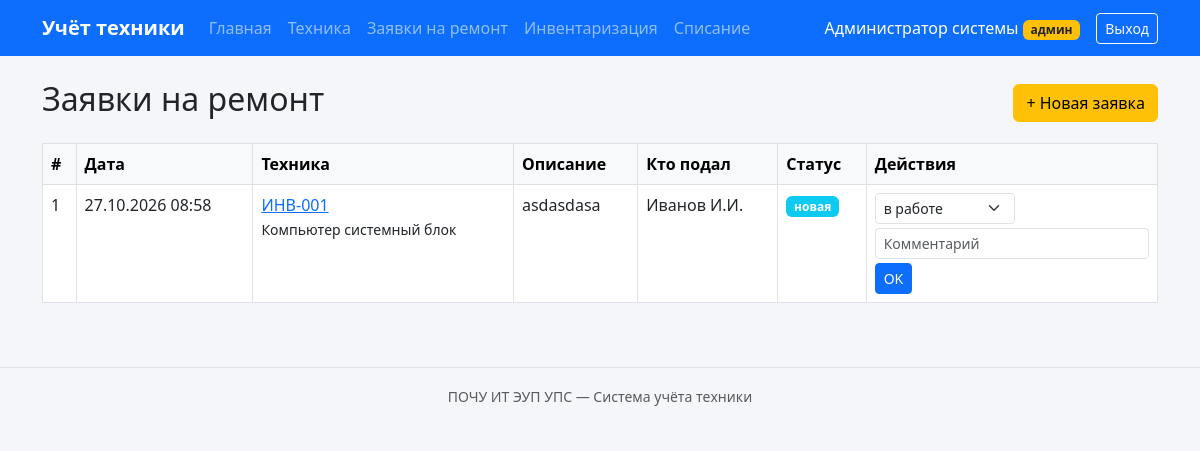
Screenshot of /repairs (signed in) with the database file from the repository.
### app.py (models this page shows, shortened)
class User(db.Model):
    id = db.Column(db.Integer, primary_key=True)
    username = db.Column(db.String(80), unique=True, nullable=False)
    password_hash = db.Column(db.String(200), nullable=False)
    role = db.Column(db.String(20), default='user')  # admin или user
    full_name = db.Column(db.String(150))
    cabinet = db.Column(db.String(50))

class RepairRequest(db.Model):
    id = db.Column(db.Integer, primary_key=True)
    equipment_id = db.Column(db.Integer, db.ForeignKey('equipment.id'), nullable=False)
    user_id = db.Column(db.Integer, db.ForeignKey('user.id'), nullable=False)
    description = db.Column(db.Text, nullable=False)
    status = db.Column(db.String(50), default='новая')  # новая, в работе, выполнена, отклонена
    created_at = db.Column(db.DateTime, default=datetime.now)
    completed_at = db.Column(db.DateTime)
    admin_comment = db.Column(db.Text)
    user = db.relationship('User', backref='repair_requests')

class Equipment(db.Model):
    id = db.Column(db.Integer, primary_key=True)
    name = db.Column(db.String(200), nullable=False)
    inv_number = db.Column(db.String(50), unique=True, nullable=False)
    category = db.Column(db.String(100))  # компьютер, принтер, и т.д.
    cabinet = db.Column(db.String(50))
    responsible = db.Column(db.String(150))
    status = db.Column(db.String(50), default='в эксплуатации')  # в эксплуатации, на ремонте, списана
    purchase_date = db.Column(db.Date)
    notes = db.Column(db.Text)
    created_at = db.Column(db.DateTime, default=datetime.now)
    repair_requests = db.relationship('RepairRequest', backref='equipment', lazy=True)

### app.py (the view)
@app.route('/repairs')
@login_required
def repairs_list():
    user = get_current_user()
    if user.role == 'admin':
        items = RepairRequest.query.order_by(RepairRequest.created_at.desc()).all()
    else:
        items = RepairRequest.query.filter_by(user_id=user.id).order_by(RepairRequest.created_at.desc()).all()
    return render_template('repairs_list.html', user=user, items=items)

### app.py (called while the page is built)
def login_required(f):
    from functools import wraps
    @wraps(f)
    def decorated(*args, **kwargs):
        if 'user_id' not in session:
            flash('Нужно войти в систему', 'warning')
            return redirect(url_for('login'))
        return f(*args, **kwargs)
    return decorated

def get_current_user():
    if 'user_id' in session:
        return User.query.get(session['user_id'])
    return None

### templates/repairs_list.html (shortened to what this page needs)
{% extends "base.html" %}
{% block content %}
<div class="d-flex justify-content-between align-items-center mb-3">
    <h2>Заявки на ремонт</h2>
    <a href="{{ url_for('repair_new') }}" class="btn btn-warning">+ Новая заявка</a>
</div>
{% if items %}
<div class="table-responsive">
    <table class="table table-hover table-bordered">
        <thead class="table-light">
            <tr>
                <th>#</th>
                <th>Дата</th>
                <th>Техника</th>
                <th>Описание</th>
                <th>Кто подал</th>
                <th>Статус</th>
                {% if user.role == 'admin' %}<th>Действия</th>{% endif %}
            </tr>
        </thead>
        <tbody>
            {% for r in items %}
            <tr>
                <td>{{ r.id }}</td>
                <td>{{ r.created_at.strftime('%d.%m.%Y %H:%M') }}</td>
                <td>
                    {% if r.equipment %}
                    <a href="{{ url_for('equipment_view', eq_id=r.equipment.id) }}">{{ r.equipment.inv_number }}</a><br>
                    <small>{{ r.equipment.name }}</small>
                    {% else %}—{% endif %}
                </td>
                <td>{{ r.description }}</td>
                <td>{{ r.user.full_name or r.user.username if r.user else '—' }}</td>
                <td>
                    {% if r.status == 'новая' %}
                    <span class="badge bg-info">новая</span>
                    {% elif r.status == 'в работе' %}
                    <span class="badge bg-primary">в работе</span>
                    {% elif r.status == 'выполнена' %}
                    <span class="badge bg-success">выполнена</span>
                    {% else %}
                    <span class="badge bg-secondary">{{ r.status }}</span>
                    {% endif %}
                </td>
                {% if user.role == 'admin' %}
                <td>
                    {% if r.status in ['новая', 'в работе'] %}
                    <form method="post" action="{{ url_for('repair_update', req_id=r.id) }}" class="d-inline">
                        <select name="status" class="form-select form-select-sm mb-1" style="width:140px">
                            <option value="в работе">в работе</option>
                        </select>
                        <input type="text" name="admin_comment" class="form-control form-control-sm mb-1" placeholder="Комментарий">
                        <button type="submit" class="btn btn-sm btn-primary">OK</button>
                    </form>
                    {% else %}
                    —
                    {% endif %}
                </td>
                {% endif %}
            </tr>
            {% endfor %}
        </tbody>
    </table>
</div>
{% else %}
<div class="alert alert-info">Заявок пока нет. <a href="{{ url_for('repair_new') }}">Создать первую</a></div>
{% endif %}
{% endblock %}

### templates/base.html (shortened to what this page needs)
<!DOCTYPE html>
<html lang="ru">
<head>
    <link href="https://cdn.jsdelivr.net/npm/bootstrap@5.3.0/dist/css/bootstrap.min.css" rel="stylesheet">
    <link rel="stylesheet" href="{{ url_for('static', filename='css/style.css') }}">
</head>
<body>
    {% if user %}
    <nav class="navbar navbar-expand-lg navbar-dark bg-primary">
        <div class="container">
            <a class="navbar-brand" href="{{ url_for('index') }}">Учёт техники</a>
            <div class="collapse navbar-collapse" id="nav">
                <ul class="navbar-nav me-auto">
                    <li class="nav-item"><a class="nav-link" href="{{ url_for('index') }}">Главная</a></li>
                    <li class="nav-item"><a class="nav-link" href="{{ url_for('equipment_list') }}">Техника</a></li>
                    <li class="nav-item"><a class="nav-link" href="{{ url_for('repairs_list') }}">Заявки на ремонт</a></li>
                    <li class="nav-item"><a class="nav-link" href="{{ url_for('inventory') }}">Инвентаризация</a></li>
                    {% if user.role == 'admin' %}
                    <li class="nav-item"><a class="nav-link" href="{{ url_for('writeoffs_list') }}">Списание</a></li>
                    {% endif %}
                </ul>
                <span class="navbar-text text-white me-3">
                    {{ user.full_name or user.username }}
                    {% if user.role == 'admin' %}<span class="badge bg-warning text-dark">админ</span>{% endif %}
                </span>
                <a href="{{ url_for('logout') }}" class="btn btn-outline-light btn-sm">Выход</a>
            </div>
        </div>
    </nav>
    {% endif %}
    <div class="container mt-4 mb-5">
        {% block content %}{% endblock %}
    </div>
    <footer class="text-center text-muted py-3 border-top">
        <small>ПОЧУ ИТ ЭУП УПС — Система учёта техники</small>
    </footer>
</body>
</html>

### static/css/style.css (style rules this page uses)
body { background-color: #f5f6fa; min-height: 100vh; }
.table th { font-weight: 600; white-space: nowrap; }
.navbar-brand { font-weight: 600; }
footer { margin-top: auto; }

### rows the page displays
User: full_name "Администратор системы"
RepairRequest: id "1", created_at "27.10.2026 08:58", equipment.inv_number "ИНВ-001", equipment.name "Компьютер системный блок", description "asdasdasa", user "Иванов И.И.", status "новая"
